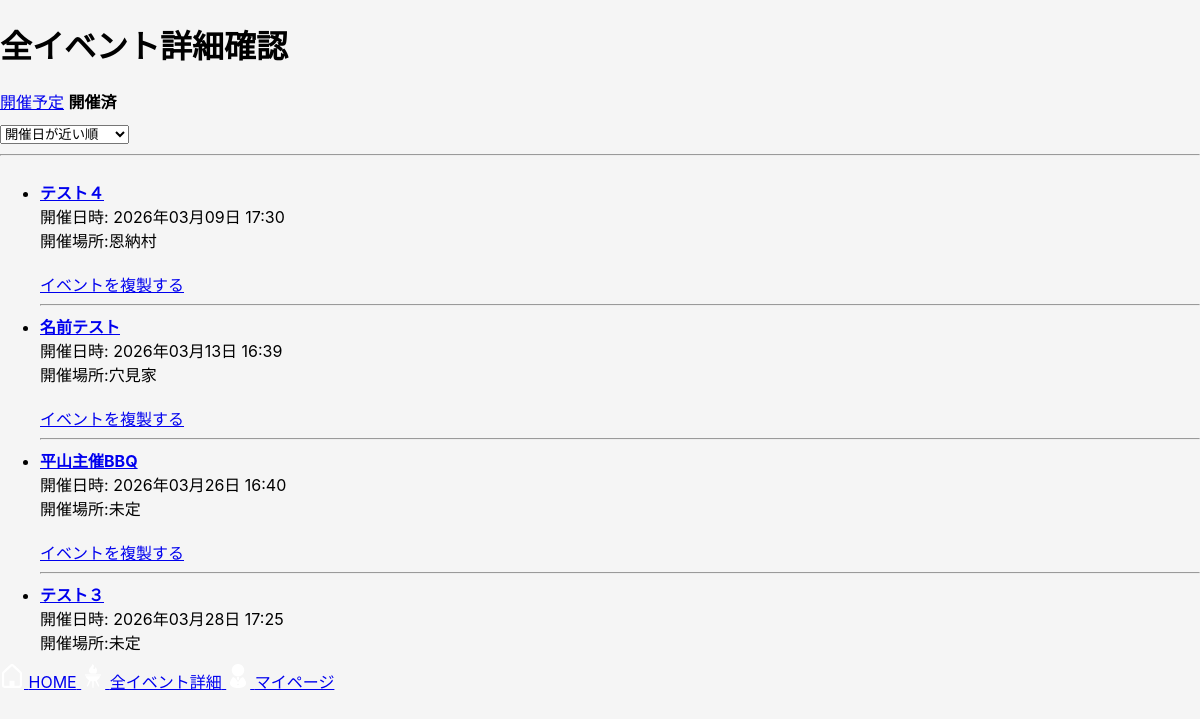
/events/?status=past (signed in), run on the app's committed database.
### bbq_app/models.py (models this page shows, shortened)
class Event(models.Model):
    user = models.ForeignKey(settings.AUTH_USER_MODEL, on_delete=models.CASCADE, related_name="events")
    name = models.CharField("イベント名", max_length=30)
    held_at = models.DateTimeField("開催日時", null=True, blank=True)
    location = models.CharField("開催場所", max_length=50, blank=True)
    created_at = models.DateTimeField("作成日時", auto_now_add=True)
    updated_at = models.DateTimeField("更新日時", auto_now=True)

### bbq_app/views.py (the view)
# urls.py: path("events/", views.event_list, name="event_list"),
@login_required
def event_list(request):
    status = request.GET.get("status", "upcoming")
    sort =request.GET.get("sort", "held_at_asc")
    now = timezone.now()
    qs = Event.objects.filter(user=request.user)
    if status == "past":
        events = qs.filter(held_at__lt=now)
    else:
        events = qs.filter(Q(held_at__gte=now) | Q(held_at__isnull=True))
    if sort == "held_at_desc":
        events = events.order_by("-held_at")
    elif sort == "created_desc":
        events = events.order_by("-created_at")
    else:
        sort = "held_at_asc"
        events =events.order_by("held_at")
    return render(request, "bbq_app/event_list.html",{"events":events,"status":status,"sort":sort})

### bbq_app/templates/bbq_app/event_list.html (shortened to what this page needs)
{% extends "bbq_app/base.html" %}
{% block content %}
<h1>全イベント詳細確認</h1>
<div>
    {% if status == "upcoming" %}
        <strong>開催予定</strong>
    {% else %}
        <a href="{% url 'event_list' %}?status=upcoming">開催予定</a>
    {% endif %}
    {% if status == "past" %}
         <strong>開催済</strong>
    {% else %}
        <a href="{% url 'event_list' %}?status=past">開催済</a>
    {% endif %}
    <form method="get" class="event-sort">
        <select name="sort" onchange="this.form.submit()">
            <option value="held_at_asc" {% if sort == "held_at_asc" %}selected{% endif %}>
            開催日が近い順
            </option>
        </select>
    </form>
</div>
<hr>
<div class="event-list-scroll">
    <ul>
    {% for event in events %}
        <li>
            <strong>
                <a href="{% url 'item_edit' event.id %}">
                    {{event.name}}
                </a>
            </strong><br>
            開催日時:
            {% if event.held_at %}
                {{ event.held_at|date:"Y年m月d日 H:i" }}
            {% else %}
                未定
            {% endif %}
            <br>
            開催場所:{{ event.location|default:"未定" }}
            <br><br>
            <a href="#" onclick="openDuplicateModal({{ event.id }}); return false;">イベントを複製する</a>
            <hr>
        </li>
    {% empty %}
        <li>イベントがありません</li>
    {% endfor %}
    </ul>
</div>
{% endblock %}

### bbq_app/static/bbq_app/css/style.css (style rules this page uses)
body { margin:0 ; background: #f5f5f5; font-family: -apple-system, BlinkMacSystemFont, "Helvetica Neue", sanserif; }
.event-list-scroll { max-height: 500px; overflow-y: auto; }
.event-sort { margin:10px 0; }

### data on the page
Event: name "テスト４", held_at "2026年03月09日 17:30", location "恩納村"
Event: name "名前テスト", held_at "2026年03月13日 16:39", location "穴見家"
Event: name "平山主催BBQ", held_at "2026年03月26日 16:40", location "未定"
Event: name "テスト３", held_at "2026年03月28日 17:25", location "未定"
